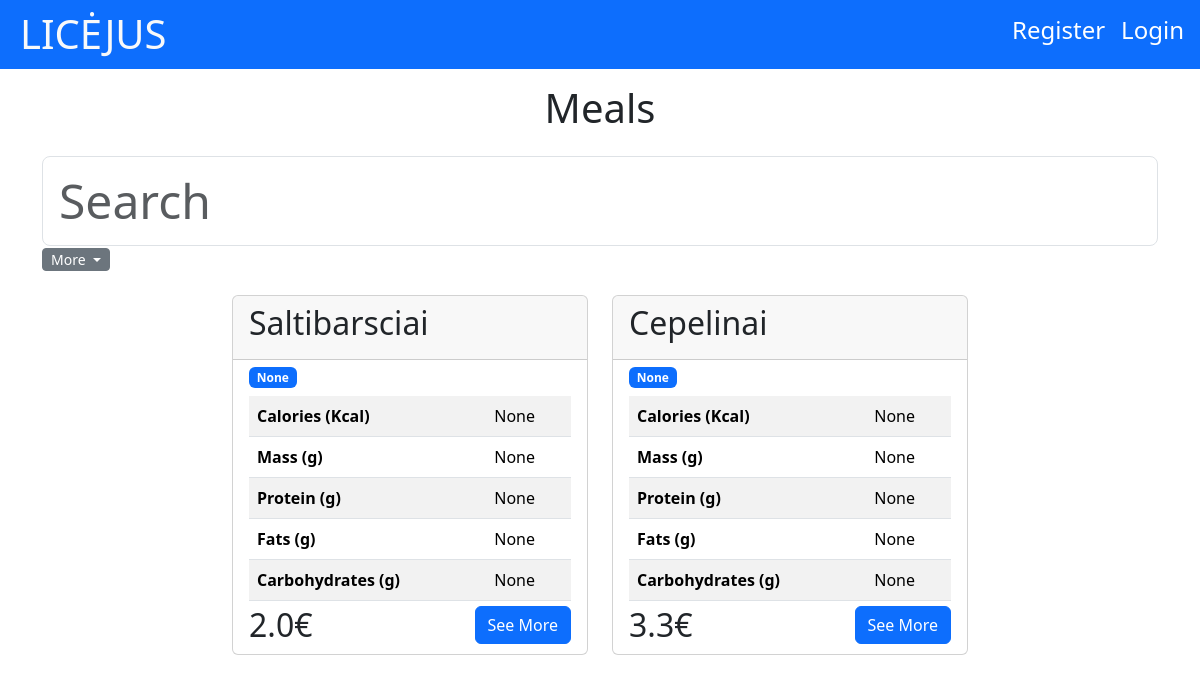
The app's page /, older data.
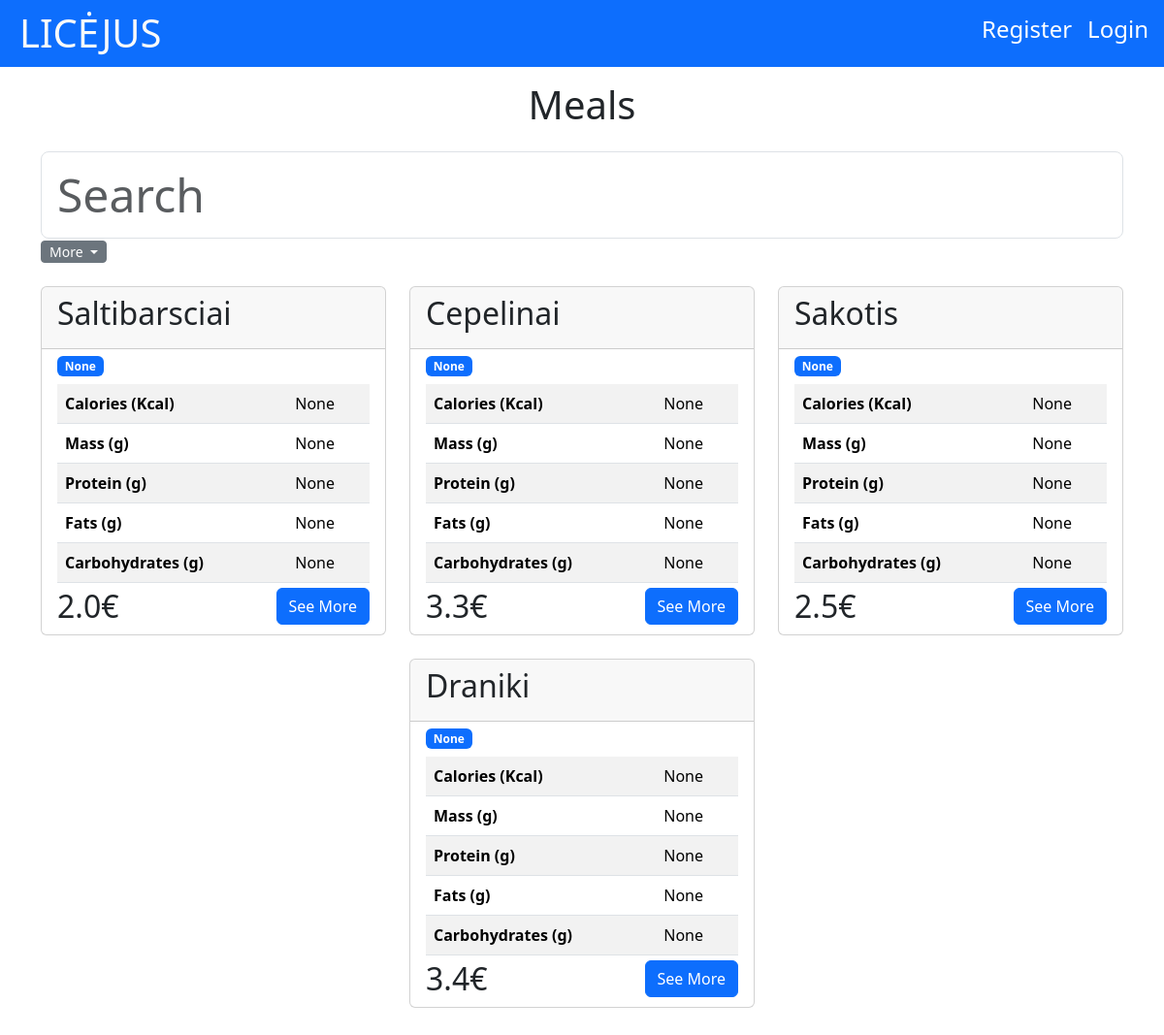
The same page, newer data.
### menu/models.py (models this page shows, shortened)
class Meal(models.Model):
    name = models.CharField(max_length=255)
    description = models.TextField(null=True, blank=True)
    price = models.FloatField()
    in_menu = models.BooleanField()
    is_vegan = models.BooleanField()
    calories = models.FloatField(null=True, blank=True)
    proteins = models.FloatField(null=True, blank=True)
    fats = models.FloatField(null=True, blank=True)
    carbohydrates = models.FloatField(null=True, blank=True)
    mass = models.FloatField(null=True, blank=True)
    category = models.ForeignKey(MealCategory, on_delete=models.CASCADE, to_field="name", null=True)

### menu/views.py (the view, shortened to what this page needs)
# urls.py: path('', main, name='main'),
def main(request):
    meals = Meal.objects.filter(in_menu=True).values()
    favorite = list(FavoriteMeal.objects.filter(username=request.user).values_list('meal_id', flat=True))
    categories = MealCategory.objects.all().values()
    template = loader.get_template('main.html')
    context = {
        'meals': meals,
        'favorite_meals': favorite,
        'categories': categories
    }
    return HttpResponse(template.render(context, request))

### menu/templates/main.html (shortened to what this page needs)
{% extends "master.html" %}
{% block content %}
{% load static %}
  <h1>Meals</h1>
  {% include "search.html" with categories=categories %}
  <div id="meals-container1">{% include "meals.html" with meals=meals is_authenticated=user.is_authenticated %}</div>
{% endblock %}

### menu/templates/meals.html (shortened to what this page needs)
<div class="container mt-4">
    <div class="row d-flex align-items-center justify-content-center">
        {% for x in meals %}
            <div class="col-12 col-md-6 col-xl-4 mb-4">
                <div class="card {% if text_color %} {{ text_color }} {% endif %}" style="height: 360px; position: relative;">
                    <div class="card-header">
                        <h2 class="card-title">{{ x.name }}</h2>
                    </div>
                    <div class="card-body pt-1" style="overflow: hidden; text-overflow: ellipsis; white-space: nowrap;">
                        <span class="badge bg-primary">{{ x.category_id }}</span>
                        <table class="table table-striped mt-2">
                            <tbody>
                                <tr>
                                    <td><b>Calories (Kcal)</b></td>
                                    <td>{{ x.calories }}</td>
                                </tr>
                                <tr>
                                    <td><b>Mass (g)</b></td>
                                    <td>{{ x.mass }}</td>
                                </tr>
                                <tr>
                                    <td><b>Protein (g)</b></td>
                                    <td>{{ x.proteins }}</td>
                                </tr>
                                <tr>
                                    <td><b>Fats (g)</b></td>
                                    <td>{{ x.fats }}</td>
                                </tr>
                                <tr>
                                    <td><b>Carbohydrates (g)</b></td>
                                    <td>{{ x.carbohydrates }}</td>
                                </tr>
                            </tbody>
                        </table>
                        <div class="d-flex justify-content-between" style="position: absolute; width: calc(100% - 32px); box-sizing: border-box; bottom: 10px;">
                            <div>
                                <h2 class="card-text">{{ x.price }}€</h2>
                            </div>
                            <div class="text-right">
                                <a href="details/{{ x.id }}" class="btn {% if button_color %} {{ button_color }} {% endif %} btn-primary">See More</a>
                            </div>
                        </div>
                    </div>
                </div>
            </div>
        {% endfor %}
    </div>
</div>

Row changes from the older to the newer data that the page shows:
now on this page (row edited): Meal: name "Sakotis", category_id "None", calories "None", mass "None", proteins "None", fats "None", carbohydrates "None", price "2.5"
added Meal: name "Draniki", category_id "None", calories "None", mass "None", proteins "None", fats "None", carbohydrates "None", price "3.4"
